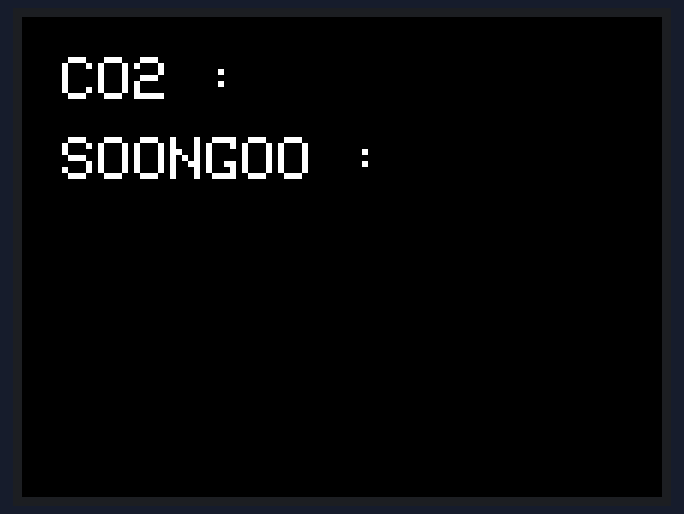
Bench run of a sketch on a simulated Arduino Uno, built with avr-gcc and run on an emulated ATmega328P. Shown: 320×240 colour display.

Above: at 0.4 s.

The sketch:

TFT2.8screen.ino
```cpp
#include <Adafruit_GFX.h>   //core library for graphix
#include <MCUFRIEND_kbv.h> // library for the Opensmart TFT screen
MCUFRIEND_kbv tft;
#if defined(__SAM3X8E__)
#undef __FlashStringHelper::F(string_literal)
#define F(string_literal) string_literal
#endif


uint16_t identifier; // 색 상수 선언
#define BLACK   0x0000
#define BLUE    0x001F
#define RED     0xF800
#define GREEN   0x07E0
#define CYAN    0x07FF
#define MAGENTA 0xF81F
#define YELLOW  0xFFE0
#define WHITE   0xFFFF


void setup() {
  // put your setup code here, to run once:
  tft.begin(9600); // 디스플레이 9600 통신속도
  tft.reset(); // LCD 화면 리셋
  identifier = tft.readID(); // here is where we used the declared identifier above.
  tft.begin(identifier); //ok we start the tft screen again
   tft.setRotation(1); // 화면 가로모드 세로모드 설정
   tft.fillScreen(BLACK); // 화면 배경 색
   tft.setCursor(60, 90); // 화면에글자지정, I am using 320x240 screen.


}

void loop() { // to enable color changing text I add command lines in the function void loop to loop the process as stated below this line
  // put your main code here, to run repeatedly:
  tft.setCursor(20, 20);      // X:20 Y:20에
  tft.setTextColor(WHITE);    // 글자색 하얀색
  tft.setTextSize(3);         // 글자 크기 3
  tft.print("CO2 : ");        // "CO2 : " 화면에 출력
  tft.setCursor(20, 60);      // X:20 Y:60에
  tft.setTextColor(WHITE);    // 글자색 하얀색
  tft.setTextSize(3);         // 글자 크기 3
  tft.print("SOONGOO : ");    // 출력 테스트를 위하여 "SOONGOO : " 출력
  delay(1000);                // 1초 대기
}
```
